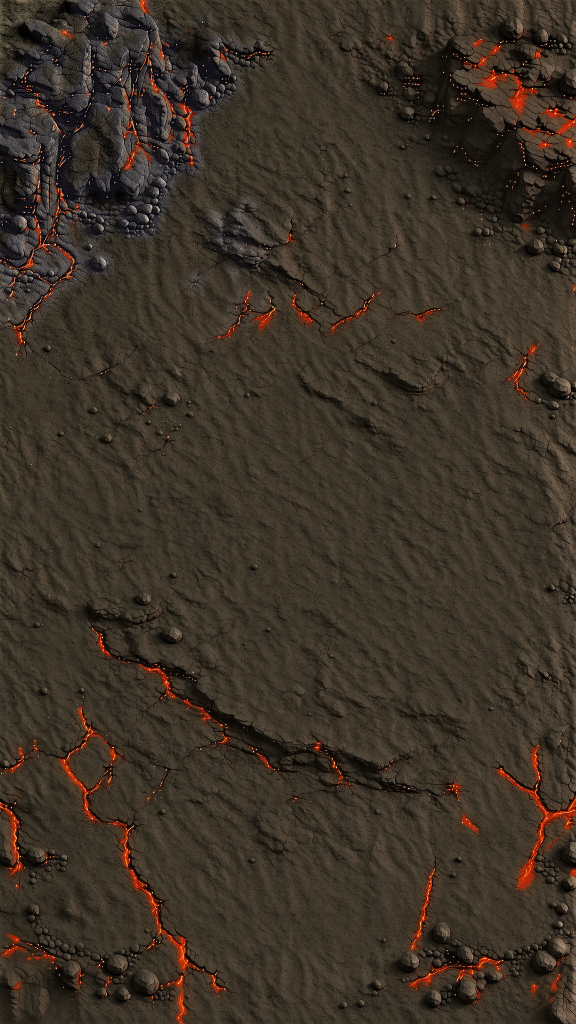
#> input picture tools/map/work/source-plain.jpg, 1152 x 2048 px (shown at 1/2 size)
$ python dress_ground.py
#> lines starting #> are read from the running program, lines starting #| are printed output that depends on the picture; after the words box and inside, x2 and y2 are one past the last pixel; in counts of white or black regions, pixels touching at a corner belong together
### tools/map/paint_route.py
"""Lock a hand-drawn route, then build the edit mask for the battlefield.

extract   Read a red or pink centerline drawn on the battlefield.
composite Paste an edited road back onto the battlefield, outside the mask unchanged.

The stroke is the center of the road. Road width is applied here, not in the drawing.
"""

from __future__ import annotations

import argparse
import json
import math
import sys
from collections import deque
from pathlib import Path

import cv2
import numpy as np
from PIL import Image

ROOT = Path(__file__).resolve().parents[2]
DEFAULT_BASE = ROOT / "assets" / "textures" / "ground" / "battlefield.jpg"
DEFAULT_WORK = ROOT / "tools" / "map" / "work"

# Scene 10000. Ortho camera, pitch -45, yaw 225. Screen center lands on (-3.75, -11).
CAM = np.array([-43.751, 56.57, -51.001], dtype=np.float64)
QUAT = (
    0.1464466094067262,
    0.8535533905932737,
    0.3535533905932738,
    -0.35355339059327373,
)
ORTHO_HALF_H = 40.0
# Ground plane in 10000.scene: center (-3.75, -11), scale 6 on the 10 m builtin plane.
PLANE_X = (-33.75, 26.25)
PLANE_Z = (-41.0, 19.0)
# Road width on the 1152-wide battlefield. Scaled when the base image changes size.
ROAD_INNER_1152 = 54.0
ROAD_OUTER_1152 = 140.0


def camera_basis():
    qx, qy, qz, qw = QUAT
    xx, yy, zz = qx * qx, qy * qy, qz * qz
    xy, xz, yz = qx * qy, qx * qz, qy * qz
    wx, wy, wz = qw * qx, qw * qy, qw * qz
    right = np.array([1 - 2 * (yy + zz), 2 * (xy + wz), 2 * (xz - wy)])
    up = np.array([2 * (xy - wz), 1 - 2 * (xx + zz), 2 * (yz + wx)])
    forward = -np.array([2 * (xz + wy), 2 * (yz - wx), 1 - 2 * (xx + yy)])
    return right, up, forward


RIGHT, UP, FORWARD = camera_basis()


# [7 lines left out: function unproject, not called in this run]


def on_plane(x, z):
    return PLANE_X[0] <= x <= PLANE_X[1] and PLANE_Z[0] <= z <= PLANE_Z[1]


def load_rgb(path):
    return Image.open(path).convert("RGB")


# [243 lines left out: functions stroke_mask, bfs, farthest, walk_downhill, raster, smooth and 4 more, not called in this run]


def scale_poly(poly, scale):
    return [(x * scale, y * scale) for x, y in poly]


# [46 lines left out: functions world_points, plane_end, build_mask, paint_preview, not called in this run]


def center_distance(shape, polylines):
    """Pixel distance to the nearest centerline. 0 sits on the stroke."""
    height, width = shape
    road = np.zeros((height, width), np.uint8)
    for poly in polylines:
        if len(poly) < 2:
            continue
        pts = np.round(np.array(poly)).astype(np.int32)
        cv2.polylines(road, [pts], False, 255, 1, cv2.LINE_8)
    inv = np.where(road > 0, np.uint8(0), np.uint8(255))
    return cv2.distanceTransform(inv, cv2.DIST_L2, 5)


def _smoothstep(edge0, edge1, x):
    span = edge1 - edge0
    if abs(span) < 1e-6:
        return np.zeros_like(x, dtype=np.float32)
    t = np.clip((x - edge0) / span, 0, 1)
    return t * t * (3.0 - 2.0 * t)


def _field_noise(rng, height, width, sh, sw):
    grid = rng.random((max(2, sh), max(2, sw)), dtype=np.float32)
    image = Image.fromarray((grid * 255.0).astype(np.uint8), "L")
    image = image.resize((width, height), Image.Resampling.BICUBIC)
    return np.asarray(image).astype(np.float32) / 255.0


def _stamp_pebble(img, x, y, rng):
    """Small stone with a contact shadow and an upper-left highlight."""
    h, w = img.shape[:2]
    rx = int(rng.integers(2, 5))
    ry = max(1, int(round(rx * float(rng.uniform(0.62, 1.2)))))
    rad = max(rx, ry) + 4
    x0 = int(x) - rad
    y0 = int(y) - rad
    if x0 < 1 or y0 < 1 or x0 + rad * 2 + 1 >= w or y0 + rad * 2 + 1 >= h:
        return
    side = rad * 2 + 1
    body = np.zeros((side, side), np.uint8)
    shade = np.zeros((side, side), np.uint8)
    lit = np.zeros((side, side), np.uint8)
    angle = float(rng.uniform(0, 180))
    center = (rad, rad)
    cv2.ellipse(shade, (rad + 2, rad + 2), (rx, ry), angle, 0, 360, 255, -1)
    cv2.ellipse(body, center, (rx, ry), angle, 0, 360, 255, -1)
    cv2.ellipse(lit, (rad - max(1, rx // 3), rad - max(1, ry // 3)), (max(1, rx // 2), max(1, ry // 2)), angle, 0, 360, 255, -1)
    win = img[y0:y0 + side, x0:x0 + side]
    win[shade > 0] *= 0.62
    if rng.random() < 0.7:
        color = np.array([64.0, 58.0, 50.0]) + rng.normal(0, 7, 3)
        highlight = color + np.array([32.0, 28.0, 22.0])
    else:
        color = np.array([158.0, 146.0, 128.0]) + rng.normal(0, 8, 3)
        highlight = np.minimum(color + 34.0, 220.0)
    win[body > 0] = win[body > 0] * 0.22 + color
    win[lit > 0] = win[lit > 0] * 0.35 + highlight * 0.65


def paint_road(base_img, dist):
    """Packed earth center, dust shoulder, gravel that thins out into the ground.

    dist is the pixel distance to the centerline from center_distance.
    """
    base = np.asarray(base_img).astype(np.float32)
    height, width = dist.shape
    scale = width / 1152.0
    rng = np.random.default_rng(7)
    fine = _field_noise(rng, height, width, height // 5, width // 5)
    wobble = _field_noise(rng, height, width, max(8, height // 56), max(8, width // 56))
    rough = _field_noise(rng, height, width, max(8, height // 18), max(8, width // 18))
    d = np.clip(dist + (wobble - 0.5) * 14.0 * scale + (rough - 0.5) * 5.0 * scale, 0, None)
    s = scale
    cover = _smoothstep(140.0 * s, 46.0 * s, d)
    alpha = np.clip(0.58 * cover + 0.42 * np.power(cover, 1.7), 0, 1)
    packed = _smoothstep(52.0 * s, 10.0 * s, d)
    scuff = _field_noise(rng, height, width, max(6, height // 90), max(6, width // 90))
    grit = (fine - 0.5) * (20.0 * (1.0 - 0.7 * packed) + 4.0)
    ash = np.array([168.0, 146.0, 118.0], np.float32)
    road = base * 0.5 + ash * 0.7 + grit[..., None]
    road *= (0.9 + 0.16 * scuff)[..., None]
    road *= (1.0 - 0.18 * packed)[..., None]
    out = base * (1.0 - alpha)[..., None] + road * alpha[..., None]
    ring = np.clip((d - 24.0 * s) / (34.0 * s), 0, 1) * np.clip((132.0 * s - d) / (52.0 * s), 0, 1)
    pick = rng.random((height, width)) < (ring * 0.0075)
    ys, xs = np.where(pick)
    if len(xs) > 900:
        chosen = rng.choice(len(xs), 900, replace=False)
        xs, ys = xs[chosen], ys[chosen]
    for x, y in zip(xs.tolist(), ys.tolist()):
        _stamp_pebble(out, x, y, rng)
    red = base[:, :, 0]
    green = base[:, :, 1]
    blue = base[:, :, 2]
    lava = ((red > 145) & (red > green + 30) & (red > blue + 18)).astype(np.float32)
    keep = (0.9 * lava * np.clip(alpha, 0, 1))[..., None]
    out = out * (1.0 - keep) + base * keep
    return Image.fromarray(np.clip(out, 0, 255).astype(np.uint8))


# [103 lines left out: functions build_route, extract, composite, main, not called in this run]


# [2 lines that do not run on import are left out]

### tools/map/dress_ground.py
"""Dress the lava plain: soft mottling, uneven cracks, warm spill, scattered debris.

Reads the untouched plain saved in tools/map/work/source-plain.jpg (copied on
first run) and the centerline in tools/map/route.json. Writes previews under
tools/map/work/. Pass --write to update the game pictures.
"""

from __future__ import annotations

import argparse
import json
import math
import shutil
import sys
from pathlib import Path

import cv2
import numpy as np
from PIL import Image

sys.path.insert(0, str(Path(__file__).resolve().parent))
import paint_route

ROOT = Path(__file__).resolve().parents[2]
PLAIN = ROOT / "tools" / "map" / "battlefield-plain.jpg"
BATTLE = ROOT / "assets" / "textures" / "ground" / "battlefield.jpg"
ROUTE = ROOT / "tools" / "map" / "route.json"
WORK = ROOT / "tools" / "map" / "work"
SOURCE = WORK / "source-plain.jpg"


def hot_mask(img):
    red = img[:, :, 0]
    green = img[:, :, 1]
    blue = img[:, :, 2]
    return (red > 148) & (red > green + 32) & (red > blue + 20)
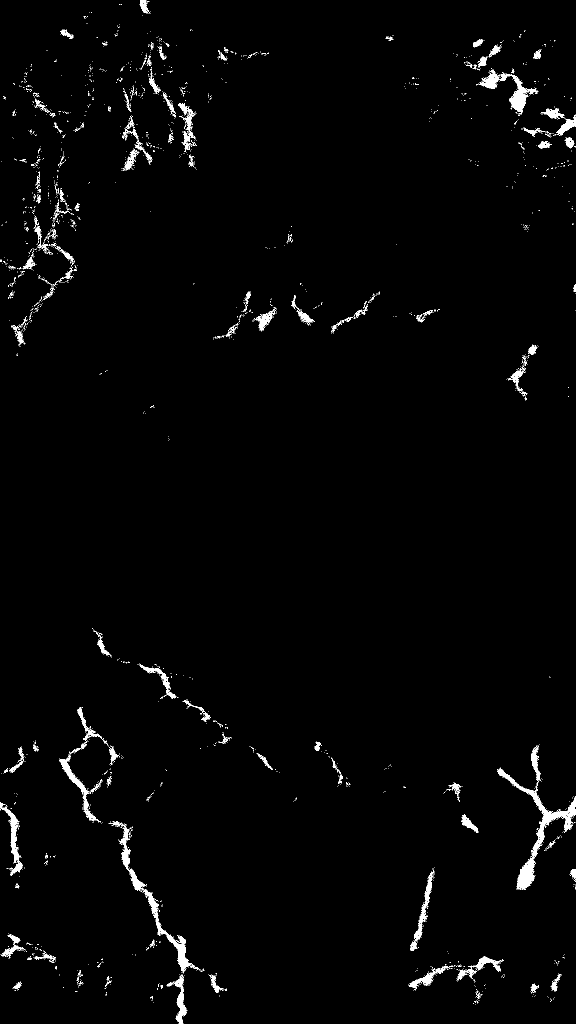
#> returned value: shape (2048, 1152) bool (shown at 1/2 size); 1.6% white; 2372 white regions (2234 under 20 px), largest, box (x1, y1, x2, y2) and area: (994, 1537, 1152, 1780) 4270, (218, 1642, 403, 1947) 3386, (958, 139, 1077, 229) 2229


def noise(rng, height, width, sh, sw):
    grid = rng.random((max(2, sh), max(2, sw)), dtype=np.float32)
    image = Image.fromarray((grid * 255.0).astype(np.uint8), "L")
    image = image.resize((width, height), Image.Resampling.BICUBIC)
    return np.asarray(image).astype(np.float32) / 255.0


def streak(height, width, along, across, angle, seed):
    yy, xx = np.mgrid[0:height, 0:width].astype(np.float32)
    ca = math.cos(angle)
    sa = math.sin(angle)
    u = (xx * ca + yy * sa) / along
    v = (-xx * sa + yy * ca) / across
    x0 = np.floor(u).astype(np.int32)
    y0 = np.floor(v).astype(np.int32)
    tx = u - x0
    ty = v - y0
    sx = tx * tx * (3.0 - 2.0 * tx)
    sy = ty * ty * (3.0 - 2.0 * ty)

    def cell(ix, iy):
        n = (ix.astype(np.int64) * 374761393 + iy.astype(np.int64) * 668265263 + np.int64(seed)) & np.int64(0x7FFFFFFF)
        n = (n ^ (n >> 13)) * np.int64(1274126177)
        return ((n & np.int64(1023)).astype(np.float32)) / 1023.0

    n00 = cell(x0, y0)
    n10 = cell(x0 + 1, y0)
    n01 = cell(x0, y0 + 1)
    n11 = cell(x0 + 1, y0 + 1)
    return (n00 * (1 - sx) + n10 * sx) * (1 - sy) + (n01 * (1 - sx) + n11 * sx) * sy


def rock_mask(img):
    gray = img.mean(axis=2)
    low = cv2.GaussianBlur(gray, (0, 0), 8)
    std = np.sqrt(np.clip(cv2.GaussianBlur((gray - low) ** 2, (0, 0), 16), 0, None))
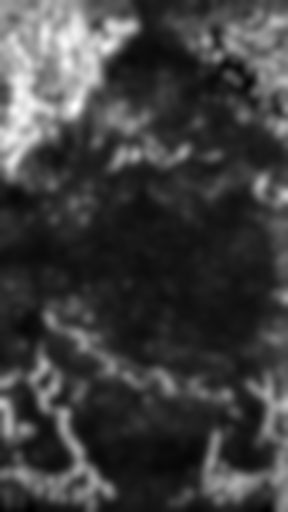
#> std: shape (2048, 1152) float32 (shown at 1/4 size); min 5.56, max 45.27, mean 15.4; drawn with min black and max white
    cut = float(np.percentile(std, 82))
#> cut = 22.37
    rock = (std > cut).astype(np.uint8)
#> rock: shape (2048, 1152); values 0 (black) and 1 (white), 18% white; 34 white regions, largest, box (x1, y1, x2, y2) and area: (0, 0, 554, 718) 227348, (896, 40, 1152, 378) 46186, (181, 1634, 451, 1997) 25249
    rock = cv2.dilate(rock, np.ones((15, 15), np.uint8))
#> rock: shape (2048, 1152); values 0 (black) and 1 (white), 22.6% white; 29 white regions, largest, box (x1, y1, x2, y2) and area: (0, 0, 561, 725) 241936, (889, 33, 1152, 385) 58086, (2, 1627, 458, 2004) 47447
#| rock 0.226 lava0 0.0159
    return rock > 0, std


def mottle(img, lava, rng):
    height, width = lava.shape
    gray = img.mean(axis=2)
    low = cv2.GaussianBlur(gray, (0, 0), 8)
    std = np.sqrt(np.clip(cv2.GaussianBlur((gray - low) ** 2, (0, 0), 16), 0, None))
    flat = 1.0 - np.clip((std - 3.0) / 12.0, 0, 1)
    broad = noise(rng, height, width, 5, 8)
    mid = noise(rng, height, width, 12, 20)
    fine = noise(rng, height, width, 28, 48)
    field = np.clip(0.58 * broad + 0.28 * mid + 0.14 * fine, 0, 1)
    yy, xx = np.mgrid[0:height, 0:width].astype(np.float32)
    key = 0.62 * (1.0 - xx / width) + 0.38 * (1.0 - yy / height)
    field = np.clip(field * 0.78 + key * 0.22, 0, 1)
    gain = 0.84 + 0.30 * field
    bias = (field - 0.5) * 12.0
    shade = 0.3 + 0.7 * flat
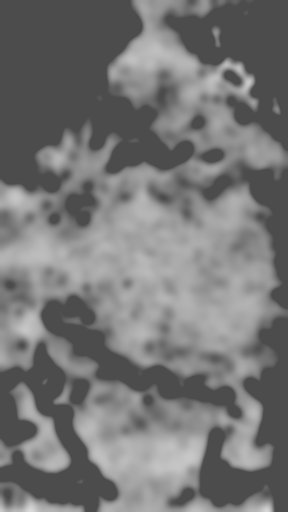
#> shade: shape (2048, 1152) float32 (shown at 1/4 size); min 0.3, max 0.851, mean 0.464
    gain = 1.0 + (gain - 1.0) * shade
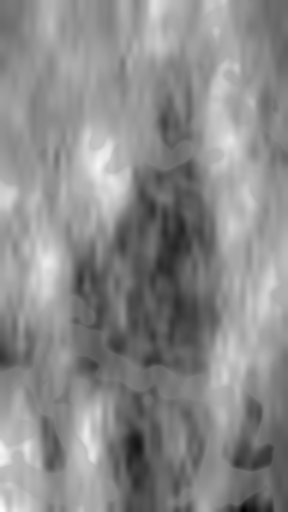
#> gain: shape (2048, 1152) float32 (shown at 1/4 size); min 0.919, max 1.05, mean 0.992; drawn with min black and max white
    bias = bias * shade
    out = img * gain[..., None] + bias[..., None]
    out += (field - 0.5)[..., None] * np.array([16.0, 3.0, -9.0]) * flat[..., None]
    out[lava] = img[lava]
    return np.clip(out, 0, 255)
#> returned value: shape (2048, 1152, 3) float32


def vary_cracks(img, lava, rock, rng):
    """Break even crack strokes into hot and cooled lengths of uneven width."""
    height, width = lava.shape
    dist_in = cv2.distanceTransform(lava.astype(np.uint8) * 255, cv2.DIST_L2, 5)
    thin = lava & (dist_in < 3.6) & ~rock
#> thin: shape (2048, 1152) bool; 0.16% white; 299 white regions (274 under 20 px), largest, box (x1, y1, x2, y2) and area: (1032, 1737, 1070, 1780) 653, (351, 1995, 375, 2048) 518, (922, 1628, 957, 1666) 384
    heat = (
        0.45 * streak(height, width, 96, 18, 0.4, 11)
        + 0.35 * streak(height, width, 140, 24, 1.9, 29)
        + 0.20 * streak(height, width, 70, 16, 2.7, 47)
    )
#> in streak, `x0 = np.floor(u).astype(np.int32)`:
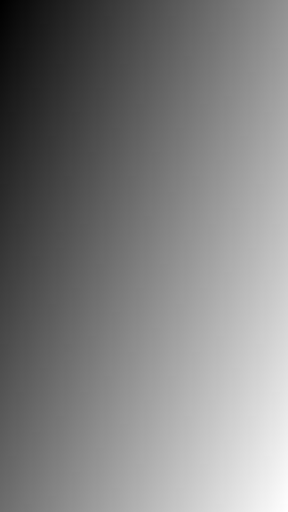
#> u: shape (2048, 1152) float32 (shown at 1/4 size); min 0, max 19.35, mean 9.67; drawn with min black and max white
#> in streak, `y0 = np.floor(v).astype(np.int32)`:
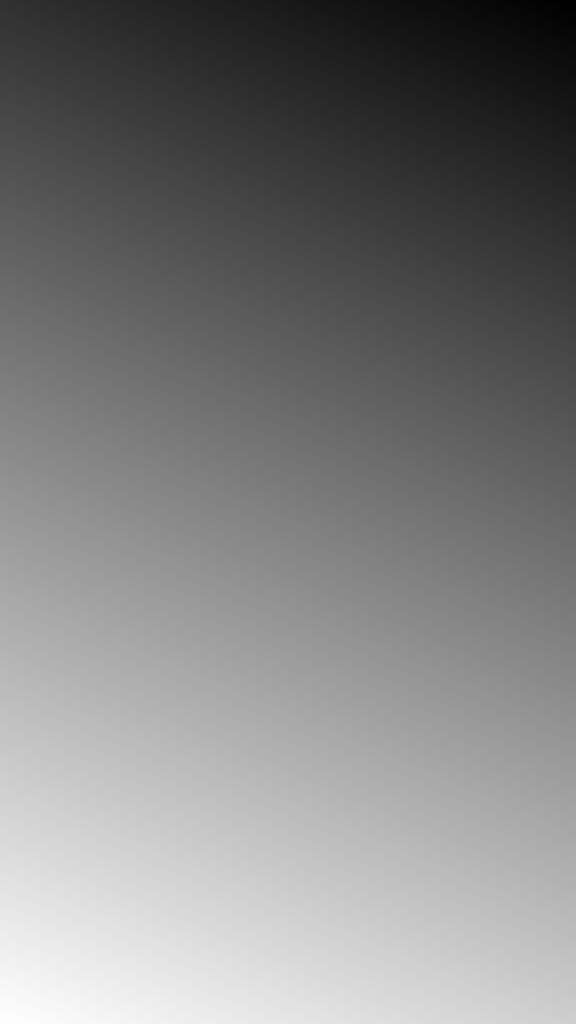
#> v: shape (2048, 1152) float32 (shown at 1/2 size); min -24.9, max 104.7, mean 39.9; drawn with min black and max white
#> (the rest of the program and of its run is left out)
